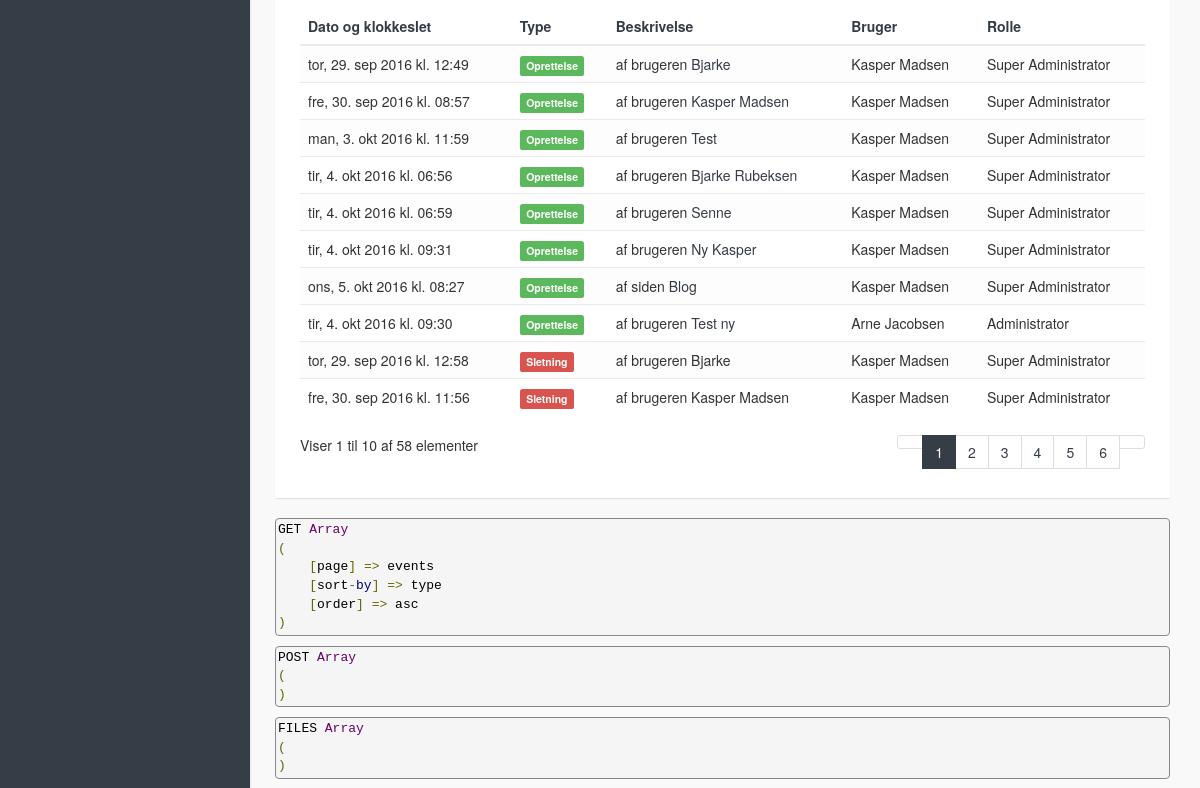
The page /cmk-cms/index.php?page=events&sort-by=type&order=asc (signed in, middle part) on the database as committed earlier.
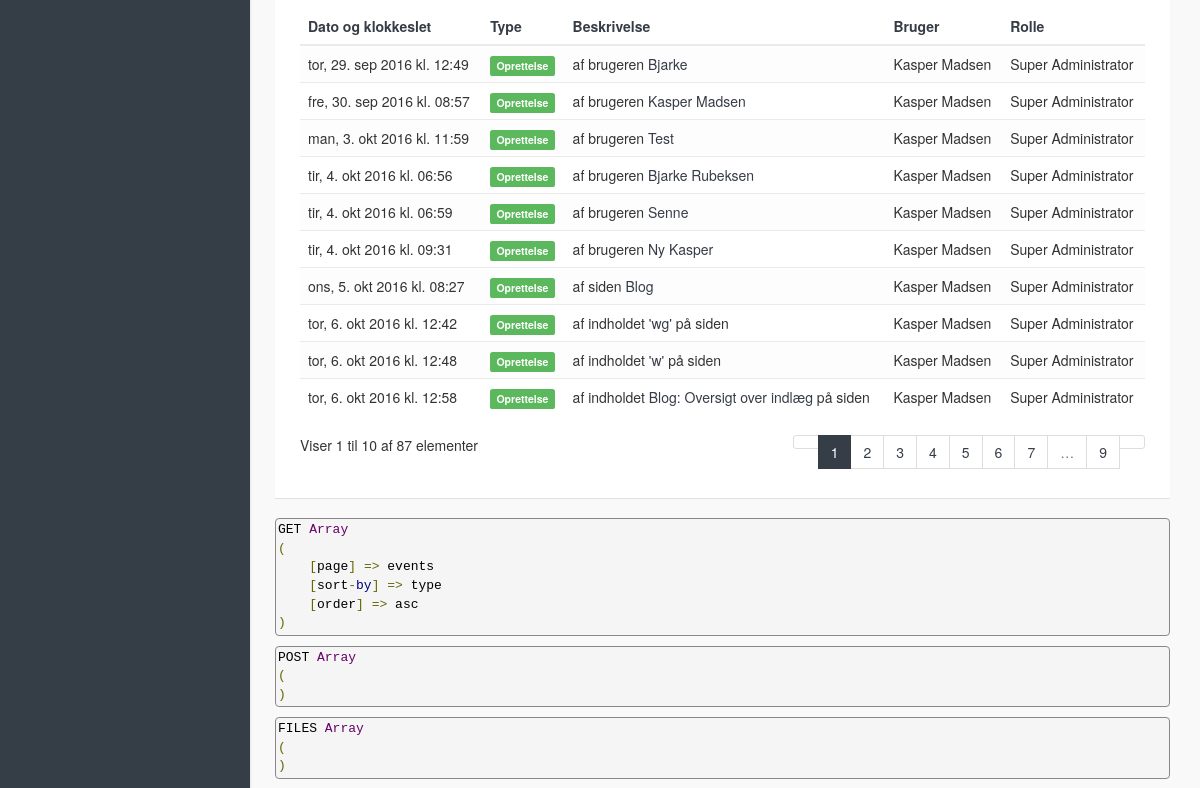
The same page on the database as committed later.
### tables this page shows
CREATE TABLE `events` (
  `event_id` mediumint(8) UNSIGNED NOT NULL,
  `event_time` timestamp NOT NULL DEFAULT CURRENT_TIMESTAMP,
  `event_description` text NOT NULL,
  `event_access_level_required` smallint(4) UNSIGNED NOT NULL,
  `fk_user_id` mediumint(8) UNSIGNED DEFAULT NULL,
  `fk_event_type_id` tinyint(3) UNSIGNED NOT NULL
);

CREATE TABLE `event_types` (
  `event_type_id` tinyint(3) UNSIGNED NOT NULL,
  `event_type_name` varchar(45) NOT NULL,
  `event_type_class` varchar(7) NOT NULL
);

CREATE TABLE `users` (
  `user_id` mediumint(8) UNSIGNED NOT NULL,
  `user_status` tinyint(1) UNSIGNED NOT NULL DEFAULT '1' COMMENT '0=Disabled, 1=Enabled',
  `user_created` timestamp NOT NULL DEFAULT CURRENT_TIMESTAMP,
  `user_name` varchar(100) NOT NULL,
  `user_email` varchar(100) NOT NULL,
  `user_password` varchar(255) NOT NULL,
  `fk_role_id` tinyint(3) UNSIGNED NOT NULL DEFAULT '4'
);

CREATE TABLE `roles` (
  `role_id` tinyint(3) UNSIGNED NOT NULL,
  `role_name` varchar(25) NOT NULL,
  `role_access_level` smallint(5) UNSIGNED NOT NULL
);

### cmk-cms/view/events.php (the view, shortened to what the changed rows need)
<?php
$page_length	= isset($_SESSION[$view_file]['page_length'])	? intval($_SESSION[$view_file]['page_length'])	: PAGE_LENGTH;
$page_no		= isset($_SESSION[$view_file]['page_no'])		? $_SESSION[$view_file]['page_no']				: 1;
$sort_by		= isset($_SESSION[$view_file]['sort_by'])		? $_SESSION[$view_file]['sort_by']				: 'timestamp';
$order			= isset($_SESSION[$view_file]['order'])			? $mysqli->escape_string($_SESSION[$view_file]['order']) : 'desc';
$icon_timestamp	= $icon_type = $icon_description = $icon_user_name = $icon_role_name = '';
if ($order == 'desc')
{
	$new_order	= 'asc';
	$icon		= $icons['sort-desc'];
}
else
{
	$new_order	= 'desc';
	$icon		= $icons['sort-asc'];
}
switch($sort_by)
{
	case 'type':
		$icon_type			= $icon;
		$order_by			= "event_type_name " . strtoupper($order);
		break;
}
?>
<div class="card">
	<div class="card-body">
		<div class="table-responsive">
			<table class="table table-hover table-striped">
				<thead>
				<tr>
					<th>
						<a href="index.php?page=<?php echo $view_file ?>&sort-by=timestamp&order=<?php echo $new_order ?>" data-page="<?php echo $view_file ?>" data-params="sort-by=timestamp&order=<?php echo $new_order ?>" title="<?php echo SORT_BY_THIS_COLUMN ?>"><?php echo $icon_timestamp . DATE_AND_TIME ?></a>
					</th>
					<th>
						<a href="index.php?page=<?php echo $view_file ?>&sort-by=type&order=<?php echo $new_order ?>" data-page="<?php echo $view_file ?>" data-params="sort-by=type&order=<?php echo $new_order ?>" title="<?php echo SORT_BY_THIS_COLUMN ?>"><?php echo $icon_type . TYPE ?></a>
					</th>
					<th>
						<a href="index.php?page=<?php echo $view_file ?>&sort-by=description&order=<?php echo $new_order ?>" data-page="<?php echo $view_file ?>" data-params="sort-by=description&order=<?php echo $new_order ?>" title="<?php echo SORT_BY_THIS_COLUMN ?>"><?php echo $icon_description . DESCRIPTION ?></a>
					</th>
					<th>
						<a href="index.php?page=<?php echo $view_file ?>&sort-by=user-name&order=<?php echo $new_order ?>" data-page="<?php echo $view_file ?>" data-params="sort-by=user-name&order=<?php echo $new_order ?>" title="<?php echo SORT_BY_THIS_COLUMN ?>"><?php echo $icon_user_name . USER ?></a>
					</th>
					<th>
						<a href="index.php?page=<?php echo $view_file ?>&sort-by=role-name&order=<?php echo $new_order ?>" data-page="<?php echo $view_file ?>" data-params="sort-by=role-name&order=<?php echo $new_order ?>" title="<?php echo SORT_BY_THIS_COLUMN ?>"><?php echo $icon_role_name . ROLE ?></a>
					</th>
				</tr>
				</thead>
				<tbody>
				<?php
				$search_sql = '';
				$access_level_sql = '';
				$query	=
					"SELECT
						DATE_FORMAT(event_time, '" . DATETIME_FORMAT . "') AS event_time_formatted, event_description, event_type_name, event_type_class, user_name, role_name
					FROM
						events
					INNER JOIN
						event_types ON events.fk_event_type_id = event_types.event_type_id
					INNER JOIN
						users ON events.fk_user_id = users.user_id
					INNER JOIN
						roles ON users.fk_role_id = roles.role_id
					WHERE
						1=1 $search_sql $access_level_sql";
				$result	= $mysqli->query($query);
				$items_total = $result->num_rows;
				$offset = ($page_no - 1) * $page_length;
				$query .=
					"
					ORDER BY
						$order_by
					LIMIT
						$page_length
					OFFSET
						$offset";
				$result	= $mysqli->query($query);
				$items_current_total = $result->num_rows;
				while( $row = $result->fetch_object() )
				{
					?>
					<tr>
						<td><?php echo $row->event_time_formatted ?></td>
						<td><span class="label label-<?php echo $row->event_type_class ?>"><?php echo constant($row->event_type_name) ?></span></td>
						<td><?php echo $row->event_description ?></td>
						<td><?php echo $row->user_name ?></td>
						<td><?php echo constant($row->role_name) ?></td>
					</tr>
					<?php
				}
				?>
				</tbody>
			</table>
		</div>
		<div class="row">
			<div class="col-md-3">
				<?php echo sprintf(SHOWING_ITEMS_AMOUNT, ($items_current_total == 0 ) ? 0 : $offset + 1, $offset + $items_current_total, $items_total) ?>
			</div>
			<div class="col-md-9 text-right">
				<?php pagination($view_file, $page_no, $items_total, $page_length) ?>
			</div>
		</div>
	</div>
</div>
<?php
if (DEVELOPER_STATUS) { show_developer_info(); }

### cmk-cms/includes/functions.php (shortened to what the changed rows need)
	<?php
function prettyprint($data)
{
	?>
	<pre class="prettyprint lang-php"><code><?php print_r($data) ?></code></pre>
	<?php
}
function pagination($page, $page_no, $items_total, $page_length, $page_around = 2, $show_disabled_arrows = true)
{
	if ($items_total > $page_length)
	{
		$pages_total = ceil($items_total / $page_length);
		$page_from = $page_no - $page_around;
		if ($page_from < 2) $page_from = 2;
		$page_to = $page_no + $page_around;
		if ($page_no <= $page_around * 2) $page_to = $page_around * 2 + 3;
		if ($page_to >= $pages_total) $page_to = $pages_total - 1;
		global $icons;
		echo '<ul class="pagination">';
		if ($page_no > 1)
		{
			echo '<li><a href="index.php?page=' . $page . '&page-no=' . ($page_no - 1) . '" data-page="' . $page . '" data-params="page-no=' . ($page_no - 1) . '">' . $icons['previous'] . '</a></li>';
		}
		else if ($show_disabled_arrows)
		{
			echo '<li class="disabled"><span>' . $icons['previous'] . '</span></li>';
		}
		echo '<li' . ($page_no == 1 ? ' class="active"' : '') . '><a href="index.php?page=' . $page . '&page-no=1" data-page="' . $page . '" data-params="page-no=1">1</a></li>';
		for($i = $page_from; $i <= $page_to; $i++)
		{
			echo '<li' . ($page_no == $i ? ' class="active"' : '') . '><a href="index.php?page=' . $page . '&page-no=' . $i . '" data-page="' . $page . '" data-params="page-no=' . $i . '">' . $i . '</a></li>';
		}
		if ($page_to < $pages_total - 1)
		{
			echo '<li class="disabled"><span>&hellip;</span></li>';
		}
		echo '<li' . ($page_no == $pages_total ? ' class="active"' : '') . '><a href="index.php?page=' . $page . '&page-no=' . $pages_total . '" data-page="' . $page . '" data-params="page-no=' . $pages_total . '">' . $pages_total . '</a></li>';
		if ($page_no < $pages_total)
		{
			echo '<li><a href="index.php?page=' . $page . '&page-no=' . ($page_no + 1) . '" data-page="' . $page . '" data-params="page-no=' . ($page_no + 1) . '">' . $icons['next'] . '</a></li>';
		}
		else if ($show_disabled_arrows)
		{
			echo '<li class="disabled"><span>' . $icons['next'] . '</span></li>';
		}
		echo '</ul>';
	}
}
function show_developer_info()
{
	?>
	<br>
	<pre class="prettyprint lang-php"><code>GET <?php print_r($_GET) ?></code></pre>
	<pre class="prettyprint lang-php"><code>POST <?php print_r($_POST) ?></code></pre>
	<pre class="prettyprint lang-php"><code>FILES <?php print_r($_FILES) ?></code></pre>
	<pre class="prettyprint lang-php"><code>SESSION <?php print_r($_SESSION) ?></code></pre>
	<pre class="prettyprint lang-php"><code>COOKIE <?php print_r($_COOKIE) ?></code></pre>
	<?php
}
		?>

Rows that differ between the two databases and show on the page:
no longer on this page (row unchanged): events: event_time_formatted "tir, 4. okt 2016 kl. 09:30", fk_event_type.event_type_name "Oprettelse", event_description "af brugeren Test ny", fk_user.user_name "Arne Jacobsen", roles.role_name "Administrator"
no longer on this page (row unchanged): events: event_time_formatted "tor, 29. sep 2016 kl. 12:58", fk_event_type.event_type_name "Sletning", event_description "af brugeren Bjarke", fk_user.user_name "Kasper Madsen", roles.role_name "Super Administrator"
no longer on this page (row unchanged): events: event_time_formatted "fre, 30. sep 2016 kl. 11:56", fk_event_type.event_type_name "Sletning", event_description "af brugeren Kasper Madsen", fk_user.user_name "Kasper Madsen", roles.role_name "Super Administrator"
added events: event_time_formatted "tor, 6. okt 2016 kl. 12:42", fk_event_type.event_type_name "Oprettelse", event_description "af indholdet 'wg' på siden", fk_user.user_name "Kasper Madsen", roles.role_name "Super Administrator"
added events: event_time_formatted "tor, 6. okt 2016 kl. 12:48", fk_event_type.event_type_name "Oprettelse", event_description "af indholdet 'w' på siden", fk_user.user_name "Kasper Madsen", roles.role_name "Super Administrator"
added events: event_time_formatted "tor, 6. okt 2016 kl. 12:58", fk_event_type.event_type_name "Oprettelse", event_description "af indholdet Blog: Oversigt over indlæg på siden", fk_user.user_name "Kasper Madsen", roles.role_name "Super Administrator"
Other text that changed with them:
$pages_total: "6" → "9"
text no longer shown: "Viser 1 til 10 af 58 elementer"
text now shown: "Viser 1 til 10 af 87 elementer …"
new list line: "6"
new list line: "7"
